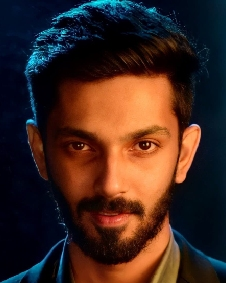
#> input picture uploads/anirudh test.jpg, 226 x 283 px, given in place of the camera
$ python samm.py
#> lines starting #> are read from the running program, lines starting #| are printed output that depends on the picture; after the words box and inside, x2 and y2 are one past the last pixel; in counts of white or black regions, pixels touching at a corner belong together
#> further down, img is the input picture: shape (283, 226, 3); mean B, G, R 33.4, 40.4, 64.2
# importing the modules
import cv2
import numpy as np

# set Width and Height of output Screen
frameWidth = 640
frameHeight = 480

# capturing Video from Webcam
cap = cv2.VideoCapture(0)
cap.set(3, frameWidth)
cap.set(4, frameHeight)

# set brightness, id is 10 and
# value can be changed accordingly
cap.set(10,150)

# object color values
myColors = [[5, 107, 0, 19, 255, 255],
			[133, 56, 0, 159, 156, 255],
			[57, 76, 0, 100, 255, 255],
			[90, 48, 0, 118, 255, 255]]

# color values which will be used to paint
# values needs to be in BGR
myColorValues = [[51, 153, 255],
				[255, 0, 255],
				[0, 255, 0],
				[255, 0, 0]]

# [x , y , colorId ]
myPoints = []

# function to pick color of object
def findColor(img, myColors, myColorValues):

	# converting the image to HSV format
	imgHSV = cv2.cvtColor(img, cv2.COLOR_BGR2HSV)
#> imgHSV: shape (283, 226, 3); mean H, S, V 62.7, 218.5, 80.3
	count = 0
	newPoints = []

	# running for loop to work with all colors
	for color in myColors:
		lower = np.array(color[0:3])
		upper = np.array(color[3:6])
		mask = cv2.inRange(imgHSV,lower,upper)
		x, y = getContours(mask)

		# making the circles
		cv2.circle(imgResult, (x,y), 15,
				myColorValues[count], cv2.FILLED)
		if x != 0 and y != 0:
			newPoints.append([x,y,count])
		count += 1
#> this loop made 4 passes
#> (x, y) on passes 1, 3, 4: (154, 37), (0, 0), (113, 0)
#> (contours in getContours, x, y) on pass 2: (55 contours, all with area under 20, 0, 0)
#> pass 1, in findColor, `mask = cv2.inRange(imgHSV,lower,upper)`:
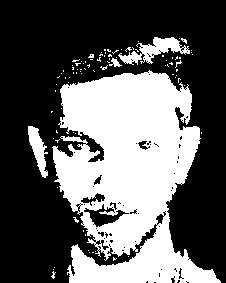
#> mask: shape (283, 226); 37.3% white; 89 white regions (85 under 20 px), largest, box (x1, y1, x2, y2) and area: (52, 70, 221, 283) 22155, (118, 37, 190, 65) 796, (28, 126, 48, 178) 503, (109, 58, 122, 67) 57
#> pass 2, in findColor, `mask = cv2.inRange(imgHSV,lower,upper)`:
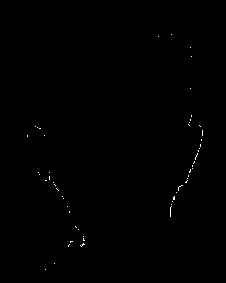
#> mask: shape (283, 226); 0.21% white in thin lines or dots, all inside (x1, y1, x2, y2) = (27, 34, 203, 270)
#> pass 3, in findColor, `mask = cv2.inRange(imgHSV,lower,upper)`:
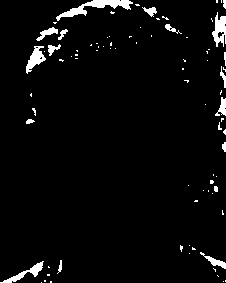
#> mask: shape (283, 226); 3.8% white; 83 white regions (65 under 20 px), largest, box (x1, y1, x2, y2) and area: (56, 0, 133, 21) 496, (212, 12, 226, 47) 289, (26, 46, 46, 74) 256
#> after the loop:
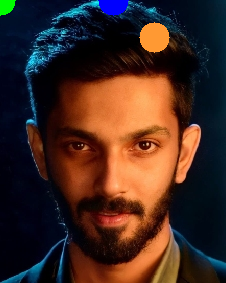
#> imgResult: shape (283, 226, 3); 1.99% of pixels changed, all inside (x1, y1, x2, y2) = (0, 0, 170, 53)
#> after the loop:
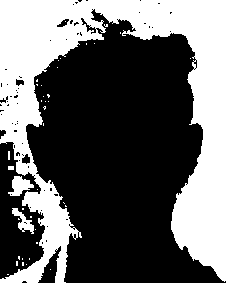
#> mask: shape (283, 226); 39.2% white; 40 white regions (36 under 20 px), largest, box (x1, y1, x2, y2) and area: (0, 0, 226, 283) 24390, (8, 176, 34, 196) 289, (12, 208, 34, 234) 227, (8, 166, 14, 170) 24
#> after the loop, count = 4; newPoints = [[154, 37, 0]]
	return newPoints


# contours function used to improve accuracy of paint
def getContours(img):
    contours, hierarchy = cv2.findContours(img, cv2.RETR_EXTERNAL, cv2.CHAIN_APPROX_NONE)
    x, y, w, h = 0, 0, 0, 0

    # working with contours
    for cnt in contours:
        area = cv2.contourArea(cnt)
        if area > 500:
            peri = cv2.arcLength(cnt, True)
            approx = cv2.approxPolyDP(cnt, 0.02 * peri, True)
            x, y, w, h = cv2.boundingRect(approx)
    return x + w // 2, y


# draws your action on virtual canvas
def drawOnCanvas(myPoints, myColorValues):
	for point in myPoints:
		cv2.circle(imgResult, (point[0], point[1]),
				10, myColorValues[point[2]], cv2.FILLED)

# running infinite while loop so that
# program keep running until we close it
while True:
	success, img = cap.read()
	imgResult = img.copy()

	# finding the colors for the points
	newPoints = findColor(img, myColors, myColorValues)
#> newPoints = [[154, 37, 0]]
	if len(newPoints)!= 0:
		for newP in newPoints:
			myPoints.append(newP)
#> this loop made 1 pass
#> after the loop, myPoints = [[154, 37, 0]]
	if len(myPoints)!= 0:

		# drawing the points
		drawOnCanvas(myPoints, myColorValues)
#> the loop in drawOnCanvas, `for point in myPoints:` made 1 pass

	# displaying output on Screen
	cv2.imshow("Result", imgResult)

	# condition to break programs execution
	# press q to stop the execution of program
	if cv2.waitKey(1) and 0xFF == ord('q'):
#> (key q is pressed here)
		break
